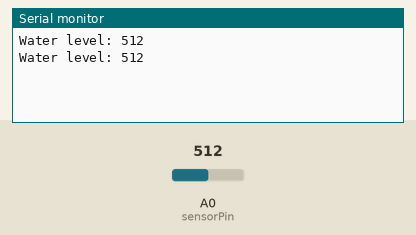
Recording of a sketch running on a simulated Arduino Uno, built with avr-gcc and run on an emulated ATmega328P. Parts: the last lines printed to the serial monitor. The test bench sets the inputs (shaded band); at power-on: A0 (sensorPin) = 512.

Above: at 1.8 s.
1.9 s: A0 (sensorPin) set to 716
At 2.7 s:
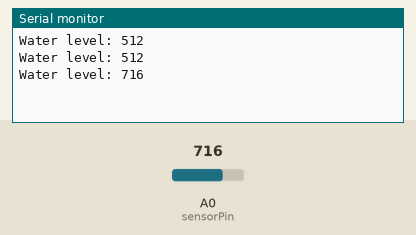
3.4 s: A0 (sensorPin) set to 900
At 4.8 s:
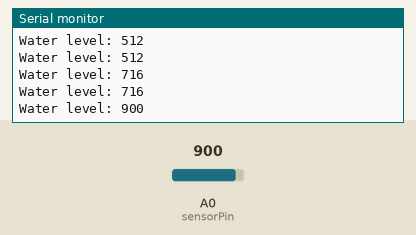
Timing chart, 0 to 6.4 s (numbered marks = the images above; inputs shaded):
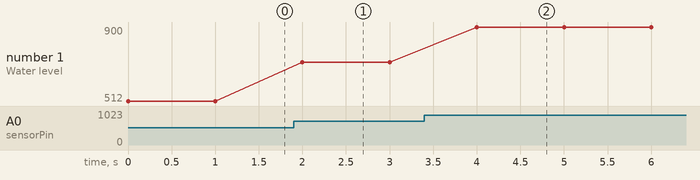

Measured:
- after the input at 1.9 s, the serial monitor: prints a new line after 0.10 s (image 1)
- after the input at 3.4 s, the serial monitor: prints a new line after 0.60 s (image 2)
- plotted number 1: 512 → 716 after the input at 1.9 s, 716 → 900 after the input at 3.4 s

The sketch:

water-level.ino
```cpp
#define sensorPin A0

int val = 0;

void setup() {
  Serial.begin(9600);
}

void loop() {
  int level = readSensor();

  Serial.print("Water level: ");
  Serial.println(level);
  delay(1000);
}

int readSensor() {
  val = analogRead(sensorPin);
  return val;
}
```
